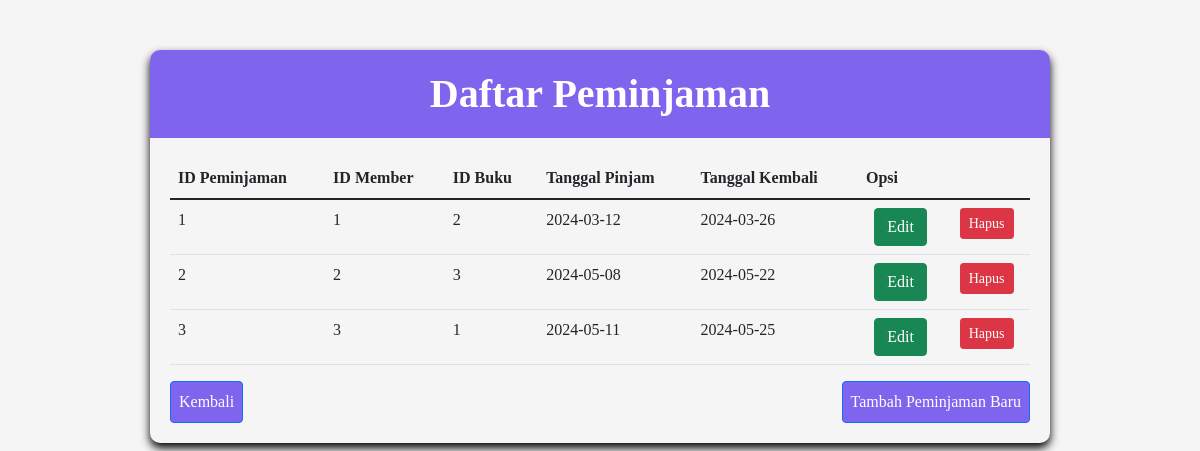
Screenshot of /peminjaman.php with the database file from the repository.
### tables this page shows
CREATE TABLE `peminjaman` (
  `id_peminjaman` int(11) NOT NULL,
  `tgl_pinjam` date DEFAULT NULL,
  `tgl_kembali` date DEFAULT NULL,
  `id_member` int(11) DEFAULT NULL,
  `id_buku` int(11) DEFAULT NULL
);

### Model.php (called while the page is built, shortened)
<?php
function selectalldata($table)
{
    $select = "SELECT * FROM $table";
    $select1 = mysqli_query($GLOBALS['connect'], $select);
    return $select1;
}

### peminjaman.php (the view, shortened to what this page needs)
<?php
require "Model.php";
?>
<!doctype html>
<html lang="en">
<head>
    <link href="https://cdn.jsdelivr.net/npm/bootstrap@5.1.3/dist/css/bootstrap.min.css" rel="stylesheet">
</head>
<body>
    <div class="list-group w-75">
        <h1 class="text-center">Daftar Peminjaman</h1>
        <div class="table-responsive">
            <table class="table">
                <thead>
                    <tr>
                        <th>ID Peminjaman</th>
                        <th>ID Member</th>
                        <th>ID Buku</th>
                        <th>Tanggal Pinjam</th>
                        <th>Tanggal Kembali</th>
                        <th colspan="2">Opsi</th>
                    </tr>
                </thead>
                <tbody>
                    <?php
                    $result = selectalldata("peminjaman");
                    while ($data = mysqli_fetch_array($result)) { ?>
                        <tr>
                            <td><?php echo $data['id_peminjaman'] ?></td>
                            <td><?php echo $data['id_member'] ?></td>
                            <td><?php echo $data['id_buku'] ?></td>
                            <td><?php echo $data['tgl_pinjam'] ?></td>
                            <td><?php echo $data['tgl_kembali'] ?></td>
                            <td style="text-align: center;"><a href="formPeminjaman.php?id_peminjaman=<?php echo $data['id_peminjaman']; ?>"><button class="btn btn-success btnsm">Edit</button></a></td>
                            <td style="text-align: center;"><a href="peminjaman.php?id_peminjaman=<?php echo $data['id_peminjaman']; ?>" onclick="return confirm('Hapus Data?')"><button class="btn btn-danger btn-sm">Hapus</button></a></td>
                        </tr>
                    <?php } ?>
                    </tbody>
            </table>
            <div class="mt-3">
                <a href="formPeminjaman.php"><button type="button" class="btn btn-primary float-end">Tambah Peminjaman Baru</button></a>
                <a href="index.php"><button type="button" class="btn btn-primary">Kembali</button></a>
            </div>
        </div>
    </div>
</body>
</html>

### peminjaman.php (style rules this page uses)
* { font-family:Georgia, 'Times New Roman', Times, serif; }
body { background: whitesmoke; }
.list-group { margin: 50px auto; box-shadow: 0px 5px 10px black; border-radius: 10px; overflow: hidden; }
h1 { background-color: rgb(127, 100, 237); color: white; font-weight: bold; padding: 20px 0; margin: 0; }
.table-responsive { padding: 20px; }
table.table { margin-bottom: 0; }
.btn-primary { background-color: rgb(127, 100, 237); padding: 8px; }

### rows the page displays
peminjaman: id_peminjaman "1", id_member "1", id_buku "2", tgl_pinjam "2024-03-12", tgl_kembali "2024-03-26"
peminjaman: id_peminjaman "2", id_member "2", id_buku "3", tgl_pinjam "2024-05-08", tgl_kembali "2024-05-22"
peminjaman: id_peminjaman "3", id_member "3", id_buku "1", tgl_pinjam "2024-05-11", tgl_kembali "2024-05-25"
